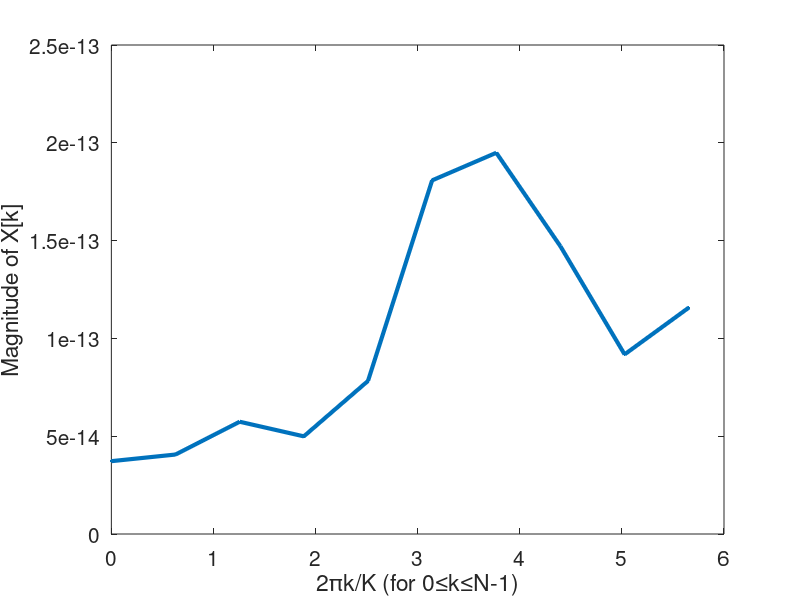
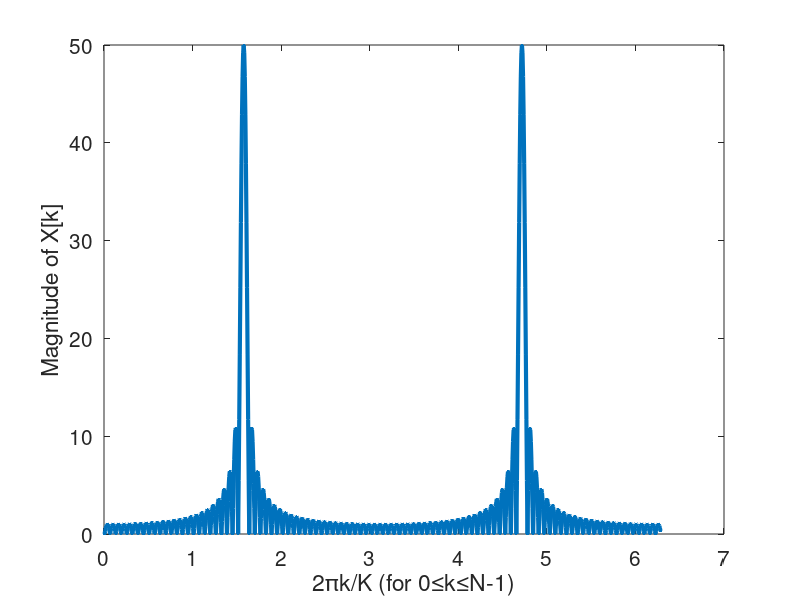
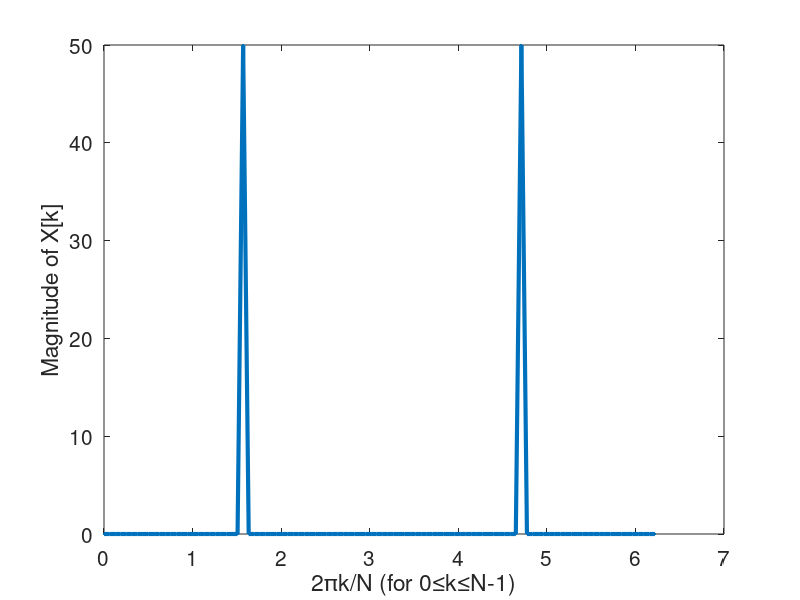

The MATLAB source for these figures, in order:
clc
close all
dbstop if error

N = 100;
n  = 0:N-1;
xn = cos((pi/2)*n);
% you may need to modify the save path to be able to run the code, or
% simply comment the code to save plots
plotsavepath = '/Users/hudanyun.sheng/Google Drive/Me/201808Fall/EEE5502/code/2018_eee5502_code04/code4_hudanyun_sheng/';

%% part (a)
X   = zeros(1,N);
for k = 0:N-1
    X(k+1) = sum(xn.*exp(-1i*2*pi*k*n/N));
end
mag = abs(X);
figure, plot(2*pi*n/N, mag,'.-', 'linewidth', 3)
xlabel('2\pik/N (for 0\leqk\leqN-1)'), ylabel('Magnitude of X[k]')
set(gca, 'fontsize', 15)
% saveas(gcf, fullfile(plotsavepath, 'Q3pa.jpg'), 'jpg')

%% part (b)
K   = 10;
X   = zeros(1,K);
% for k = 0:N-1
for k = 0:K-1
    X(k+1) = sum(xn.*exp(-1i*2*pi*k*n/K));
end
mag = abs(X);
% figure, plot(2*pi*n/K, mag,'.-', 'linewidth', 3)
figure, plot(2*pi*(0:K-1)/K, mag,'.-', 'linewidth', 3)
xlabel('2\pik/K (for 0\leqk\leqN-1)'), ylabel('Magnitude of X[k]')
set(gca, 'fontsize', 15)
saveas(gcf, fullfile(plotsavepath, 'Q3pb.jpg'), 'jpg')

%% part (c)
K   = 1000;
X   = zeros(1,K);
% for k = 0:N-1
for k = 0:K-1
    X(k+1) = sum(xn.*exp(-1i*2*pi*k*n/K));
end
mag = abs(X);
figure, plot(2*pi*(1:K)/K, mag,'.-', 'linewidth', 3)
xlabel('2\pik/K (for 0\leqk\leqN-1)'), ylabel('Magnitude of X[k]')
set(gca, 'fontsize', 15)
saveas(gcf, fullfile(plotsavepath, 'Q3pc.jpg'), 'jpg')